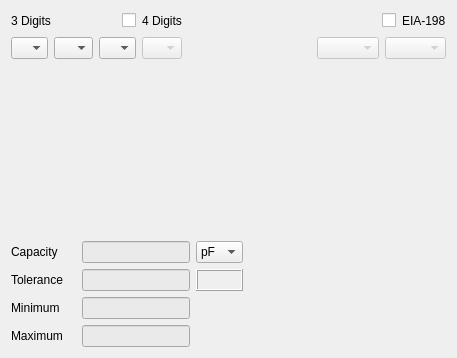
      <widget class="QWidget" name="tab_2">
       <attribute name="title">
        <string>C SMD</string>
       </attribute>
       <layout class="QVBoxLayout" name="verticalLayout_4">
        <item>
         <layout class="QHBoxLayout" name="horizontalLayout_10">
          <item>
           <layout class="QVBoxLayout" name="verticalLayout_6">
            <item>
             <layout class="QHBoxLayout" name="horizontalLayout_12">
              <item>
               <widget class="QLabel" name="label_44">
                <property name="sizePolicy">
                 <sizepolicy hsizetype="Preferred" vsizetype="Preferred">
                  <horstretch>0</horstretch>
                  <verstretch>0</verstretch>
                 </sizepolicy>
                </property>
                <property name="text">
                 <string>3 Digits</string>
                </property>
               </widget>
              </item>
              <item>
               <widget class="QCheckBox" name="rB_csmd">
                <property name="sizePolicy">
                 <sizepolicy hsizetype="Fixed" vsizetype="Fixed">
                  <horstretch>0</horstretch>
                  <verstretch>0</verstretch>
                 </sizepolicy>
                </property>
                <property name="text">
                 <string/>
                </property>
               </widget>
              </item>
              <item>
               <widget class="QLabel" name="label_45">
                <property name="sizePolicy">
                 <sizepolicy hsizetype="Fixed" vsizetype="Preferred">
                  <horstretch>0</horstretch>
                  <verstretch>0</verstretch>
                 </sizepolicy>
                </property>
                <property name="text">
                 <string>4 Digits</string>
                </property>
               </widget>
              </item>
             </layout>
            </item>
            <item>
             <layout class="QHBoxLayout" name="horizontalLayout_11">
              <item>
               <widget class="QComboBox" name="csmd_digit1">
                <item>
                 <property name="text">
                  <string/>
                 </property>
                </item>
                <item>
                 <property name="text">
                  <string>1</string>
                 </property>
                </item>
                <item>
                 <property name="text">
                  <string>2</string>
                 </property>
                </item>
                <item>
                 <property name="text">
                  <string>3</string>
                 </property>
                </item>
                <item>
                 <property name="text">
                  <string>4</string>
                 </property>
                </item>
                <item>
                 <property name="text">
                  <string>5</string>
                 </property>
                </item>
                <item>
                 <property name="text">
                  <string>6</string>
                 </property>
                </item>
                <item>
                 <property name="text">
                  <string>7</string>
                 </property>
                </item>
                <item>
                 <property name="text">
                  <string>8</string>
                 </property>
                </item>
                <item>
                 <property name="text">
                  <string notr="true">9</string>
                 </property>
                </item>
               </widget>
              </item>
              <item>
               <widget class="QComboBox" name="csmd_digit2">
                <property name="currentText">
                 <string/>
                </property>
                <property name="currentIndex">
                 <number>0</number>
                </property>
                <property name="maxCount">
                 <number>11</number>
                </property>
                <property name="minimumContentsLength">
                 <number>0</number>
                </property>
                <property name="placeholderText">
                 <string/>
                </property>
                <item>
                 <property name="text">
                  <string/>
                 </property>
                </item>
                <item>
                 <property name="text">
                  <string>0</string>
                 </property>
                </item>
                <item>
                 <property name="text">
                  <string>1</string>
                 </property>
                </item>
                <item>
                 <property name="text">
                  <string>2</string>
                 </property>
                </item>
                <item>
                 <property name="text">
                  <string>3</string>
                 </property>
                </item>
                <item>
                 <property name="text">
                  <string>4</string>
                 </property>
                </item>
                <item>
                 <property name="text">
                  <string>5</string>
                 </property>
                </item>
                <item>
                 <property name="text">
                  <string>6</string>
                 </property>
                </item>
                <item>
                 <property name="text">
                  <string>7</string>
                 </property>
                </item>
                <item>
                 <property name="text">
                  <string>8</string>
                 </property>
                </item>
                <item>
                 <property name="text">
                  <string>R</string>
                 </property>
                </item>
               </widget>
              </item>
              <item>
               <widget class="QComboBox" name="csmd_digit3">
                <item>
                 <property name="text">
                  <string/>
                 </property>
                </item>
                <item>
                 <property name="text">
                  <string>0</string>
                 </property>
                </item>
                <item>
                 <property name="text">
                  <string>1</string>
                 </property>
                </item>
                <item>
                 <property name="text">
                  <string>2</string>
                 </property>
                </item>
                <item>
                 <property name="text">
                  <string>3</string>
                 </property>
                </item>
                <item>
                 <property name="text">
                  <string>4</string>
                 </property>
                </item>
                <item>
                 <property name="text">
                  <string>5</string>
                 </property>
                </item>
                <item>
                 <property name="text">
                  <string>6</string>
                 </property>
                </item>
                <item>
                 <property name="text">
                  <string>7</string>
                 </property>
                </item>
                <item>
                 <property name="text">
                  <string>8</string>
                 </property>
                </item>
                <item>
                 <property name="text">
                  <string>9</string>
                 </property>
                </item>
               </widget>
              </item>
              <item>
               <widget class="QComboBox" name="csmd_digit4">
                <property name="enabled">
                 <bool>false</bool>
                </property>
                <item>
                 <property name="text">
                  <string/>
                 </property>
                </item>
                <item>
                 <property name="text">
                  <string>B</string>
                 </property>
                </item>
                <item>
                 <property name="text">
                  <string>C</string>
                 </property>
                </item>
                <item>
                 <property name="text">
                  <string>D</string>
                 </property>
                </item>
                <item>
                 <property name="text">
                  <string>E</string>
                 </property>
                </item>
                <item>
                 <property name="text">
                  <string>F</string>
                 </property>
                </item>
                <item>
                 <property name="text">
                  <string>G</string>
                 </property>
                </item>
                <item>
                 <property name="text">
                  <string>J</string>
                 </property>
                </item>
                <item>
                 <property name="text">
                  <string>K</string>
                 </property>
                </item>
                <item>
                 <property name="text">
                  <string>M</string>
                 </property>
                </item>
                <item>
                 <property name="text">
                  <string>Z</string>
                 </property>
                </item>
               </widget>
              </item>
             </layout>
            </item>
           </layout>
          </item>
          <item>
           <spacer name="horizontalSpacer_19">
            <property name="orientation">
             <enum>Qt::Orientation::Horizontal</enum>
            </property>
            <property name="sizeHint" stdset="0">
             <size>
              <width>40</width>
              <height>20</height>
             </size>
            </property>
           </spacer>
          </item>
          <item>
           <layout class="QVBoxLayout" name="verticalLayout_9">
            <item>
             <layout class="QHBoxLayout" name="horizontalLayout_13">
              <item>
               <spacer name="horizontalSpacer_3">
                <property name="orientation">
                 <enum>Qt::Orientation::Horizontal</enum>
                </property>
                <property name="sizeHint" stdset="0">
                 <size>
                  <width>40</width>
                  <height>20</height>
                 </size>
                </property>
               </spacer>
              </item>
              <item>
               <widget class="QCheckBox" name="cb_csmd_198">
                <property name="text">
                 <string/>
                </property>
               </widget>
              </item>
              <item>
               <widget class="QLabel" name="label_46">
                <property name="text">
                 <string>EIA-198</string>
                </property>
               </widget>
              </item>
             </layout>
            </item>
            <item>
             <layout class="QHBoxLayout" name="horizontalLayout_14">
              <item>
               <widget class="QComboBox" name="cmb_csmb198_1">
                <property name="enabled">
                 <bool>false</bool>
                </property>
                <property name="currentText">
                 <string notr="true"/>
                </property>
                <property name="currentIndex">
                 <number>0</number>
                </property>
                <property name="maxVisibleItems">
                 <number>33</number>
                </property>
                <item>
                 <property name="text">
                  <string notr="true"/>
                 </property>
                </item>
                <item>
                 <property name="text">
                  <string>A</string>
                 </property>
                </item>
                <item>
                 <property name="text">
                  <string>B</string>
                 </property>
                </item>
                <item>
                 <property name="text">
                  <string>C</string>
                 </property>
                </item>
                <item>
                 <property name="text">
                  <string>D</string>
                 </property>
                </item>
                <item>
                 <property name="text">
                  <string>E</string>
                 </property>
                </item>
                <item>
                 <property name="text">
                  <string>F</string>
                 </property>
                </item>
                <item>
                 <property name="text">
                  <string>G</string>
                 </property>
                </item>
                <item>
                 <property name="text">
                  <string>H</string>
                 </property>
                </item>
                <item>
                 <property name="text">
                  <string>J</string>
                 </property>
                </item>
                <item>
                 <property name="text">
                  <string>a</string>
                 </property>
                </item>
                <item>
                 <property name="text">
                  <string>L</string>
                 </property>
                </item>
                <item>
                 <property name="text">
                  <string>M</string>
                 </property>
                </item>
                <item>
                 <property name="text">
                  <string>N</string>
                 </property>
                </item>
                <item>
                 <property name="text">
                  <string>b</string>
                 </property>
                </item>
                <item>
                 <property name="text">
                  <string>P</string>
                 </property>
                </item>
                <item>
                 <property name="text">
                  <string>Q</string>
                 </property>
                </item>
                <item>
                 <property name="text">
                  <string>d</string>
                 </property>
                </item>
                <item>
                 <property name="text">
                  <string>R</string>
                 </property>
                </item>
                <item>
                 <property name="text">
                  <string>e</string>
                 </property>
                </item>
                <item>
                 <property name="text">
                  <string>S</string>
                 </property>
                </item>
                <item>
                 <property name="text">
                  <string>f</string>
                 </property>
                </item>
                <item>
                 <property name="text">
                  <string>T</string>
                 </property>
                </item>
                <item>
                 <property name="text">
                  <string>U</string>
                 </property>
                </item>
                <item>
                 <property name="text">
                  <string>m</string>
                 </property>
                </item>
                <item>
                 <property name="text">
                  <string>V</string>
                 </property>
                </item>
                <item>
                 <property name="text">
                  <string>W</string>
                 </property>
                </item>
                <item>
                 <property name="text">
                  <string>n</string>
                 </property>
                </item>
                <item>
                 <property name="text">
                  <string>X</string>
                 </property>
                </item>
                <item>
                 <property name="text">
                  <string>t</string>
                 </property>
                </item>
                <item>
                 <property name="text">
                  <string>Y</string>
                 </property>
                </item>
                <item>
                 <property name="text">
                  <string>y</string>
                 </property>
                </item>
                <item>
                 <property name="text">
                  <string>Z</string>
                 </property>
                </item>
               </widget>
              </item>
              <item>
               <widget class="QComboBox" name="cmb_csmb198_2">
                <property name="enabled">
                 <bool>false</bool>
                </property>
                <item>
                 <property name="text">
                  <string/>
                 </property>
                </item>
                <item>
                 <property name="text">
                  <string>0</string>
                 </property>
                </item>
                <item>
                 <property name="text">
                  <string>1</string>
                 </property>
                </item>
                <item>
                 <property name="text">
                  <string>2</string>
                 </property>
                </item>
                <item>
                 <property name="text">
                  <string>3</string>
                 </property>
                </item>
                <item>
                 <property name="text">
                  <string>4</string>
                 </property>
                </item>
                <item>
                 <property name="text">
                  <string>5</string>
                 </property>
                </item>
                <item>
                 <property name="text">
                  <string>6</string>
                 </property>
                </item>
                <item>
                 <property name="text">
                  <string>7</string>
                 </property>
                </item>
                <item>
                 <property name="text">
                  <string>8</string>
                 </property>
                </item>
                <item>
                 <property name="text">
                  <string>9</string>
                 </property>
                </item>
               </widget>
              </item>
             </layout>
            </item>
           </layout>
          </item>
         </layout>
        </item>
        <item>
         <layout class="QHBoxLayout" name="horizontalLayout_smd_svg_c">
          <property name="bottomMargin">
           <number>20</number>
          </property>
          <item>
           <spacer name="horizontalSpacer_17">
            <property name="orientation">
             <enum>Qt::Orientation::Horizontal</enum>
            </property>
            <property name="sizeHint" stdset="0">
             <size>
              <width>40</width>
              <height>20</height>
             </size>
            </property>
           </spacer>
          </item>
          <item>
           <widget class="QWidget" name="widget" native="true">
            <property name="enabled">
             <bool>true</bool>
            </property>
            <property name="sizePolicy">
             <sizepolicy hsizetype="Fixed" vsizetype="Fixed">
              <horstretch>0</horstretch>
              <verstretch>0</verstretch>
             </sizepolicy>
            </property>
            <property name="minimumSize">
             <size>
              <width>355</width>
              <height>150</height>
             </size>
            </property>
            <property name="font">
             <font>
              <pointsize>72</pointsize>
             </font>
            </property>
            <property name="styleSheet">
             <string notr="true">background-image: url(:/general/capacitor_smd.svg);</string>
            </property>
            <widget class="QLineEdit" name="csmd_le1">
             <property name="geometry">
              <rect>
               <x>70</x>
               <y>20</y>
               <width>221</width>
               <height>91</height>
              </rect>
             </property>
             <property name="font">
              <font>
               <pointsize>72</pointsize>
              </font>
             </property>
             <property name="layoutDirection">
              <enum>Qt::LayoutDirection::LeftToRight</enum>
             </property>
             <property name="styleSheet">
              <string notr="true">background: transparent; color: white</string>
             </property>
             <property name="text">
              <string/>
             </property>
             <property name="maxLength">
              <number>4</number>
             </property>
             <property name="frame">
              <bool>false</bool>
             </property>
             <property name="readOnly">
              <bool>true</bool>
             </property>
             <property name="placeholderText">
              <string/>
             </property>
            </widget>
           </widget>
          </item>
          <item>
           <spacer name="horizontalSpacer_16">
            <property name="orientation">
             <enum>Qt::Orientation::Horizontal</enum>
            </property>
            <property name="sizeHint" stdset="0">
             <size>
              <width>40</width>
              <height>20</height>
             </size>
            </property>
           </spacer>
          </item>
         </layout>
        </item>
        <item>
         <layout class="QHBoxLayout" name="horizontalLayout_9">
          <item>
           <layout class="QGridLayout" name="gridLayout_5">
            <item row="2" column="1">
             <widget class="QLabel" name="label_c_smd_min">
              <property name="text">
               <string/>
              </property>
             </widget>
            </item>
            <item row="2" column="2">
             <widget class="QLineEdit" name="le_c_smd_min">
              <property name="styleSheet">
               <string notr="true">background-color: rgb(234, 234, 234);</string>
              </property>
             </widget>
            </item>
            <item row="0" column="2">
             <widget class="QLineEdit" name="csmd_le_cap">
              <property name="styleSheet">
               <string notr="true">background-color: rgb(234, 234, 234);</string>
              </property>
             </widget>
            </item>
            <item row="0" column="3">
             <widget class="QComboBox" name="cmb_csmb_cap">
              <property name="currentText">
               <string notr="true">pF</string>
              </property>
              <property name="currentIndex">
               <number>3</number>
              </property>
              <property name="placeholderText">
               <string notr="true"/>
              </property>
              <item>
               <property name="text">
                <string>mF</string>
               </property>
              </item>
              <item>
               <property name="text">
                <string>µF</string>
               </property>
              </item>
              <item>
               <property name="text">
                <string>nF</string>
               </property>
              </item>
              <item>
               <property name="text">
                <string>pF</string>
               </property>
              </item>
             </widget>
            </item>
            <item row="3" column="2">
             <widget class="QLineEdit" name="le_c_smd_max">
              <property name="styleSheet">
               <string notr="true">background-color: rgb(234, 234, 234);</string>
              </property>
             </widget>
            </item>
            <item row="2" column="0">
             <widget class="QLabel" name="label_42">
              <property name="text">
               <string>Minimum</string>
              </property>
             </widget>
            </item>
            <item row="3" column="0">
             <widget class="QLabel" name="label_43">
              <property name="text">
               <string>Maximum</string>
              </property>
             </widget>
            </item>
            <item row="0" column="0">
             <widget class="QLabel" name="label_41">
              <property name="text">
               <string>Capacity</string>
              </property>
             </widget>
            </item>
            <item row="3" column="1">
             <widget class="QLabel" name="label_c_smd_max">
              <property name="text">
               <string/>
              </property>
             </widget>
            </item>
            <item row="1" column="0">
             <widget class="QLabel" name="label_6">
              <property name="text">
               <string>Tolerance</string>
              </property>
             </widget>
            </item>
            <item row="1" column="2">
             <widget class="QLineEdit" name="le_c_smd_tolerance">
              <property name="mouseTracking">
               <bool>false</bool>
              </property>
              <property name="acceptDrops">
               <bool>false</bool>
              </property>
              <property name="styleSheet">
               <string notr="true">background-color: rgb(234, 234, 234);</string>
              </property>
              <property name="inputMask">
               <string notr="true"/>
              </property>
              <property name="readOnly">
               <bool>true</bool>
              </property>
             </widget>
            </item>
            <item row="1" column="3">
             <widget class="QLabel" name="label_c_tolerance">
              <property name="styleSheet">
               <string notr="true">font: 700 11pt &quot;Noto Sans&quot;;</string>
              </property>
              <property name="frameShape">
               <enum>QFrame::Shape::Box</enum>
              </property>
              <property name="frameShadow">
               <enum>QFrame::Shadow::Raised</enum>
              </property>
              <property name="text">
               <string notr="true"/>
              </property>
              <property name="textFormat">
               <enum>Qt::TextFormat::RichText</enum>
              </property>
             </widget>
            </item>
           </layout>
          </item>
          <item>
           <spacer name="horizontalSpacer_18">
            <property name="orientation">
             <enum>Qt::Orientation::Horizontal</enum>
            </property>
            <property name="sizeHint" stdset="0">
             <size>
              <width>40</width>
              <height>20</height>
             </size>
            </property>
           </spacer>
          </item>
         </layout>
        </item>
       </layout>
      </widget>
